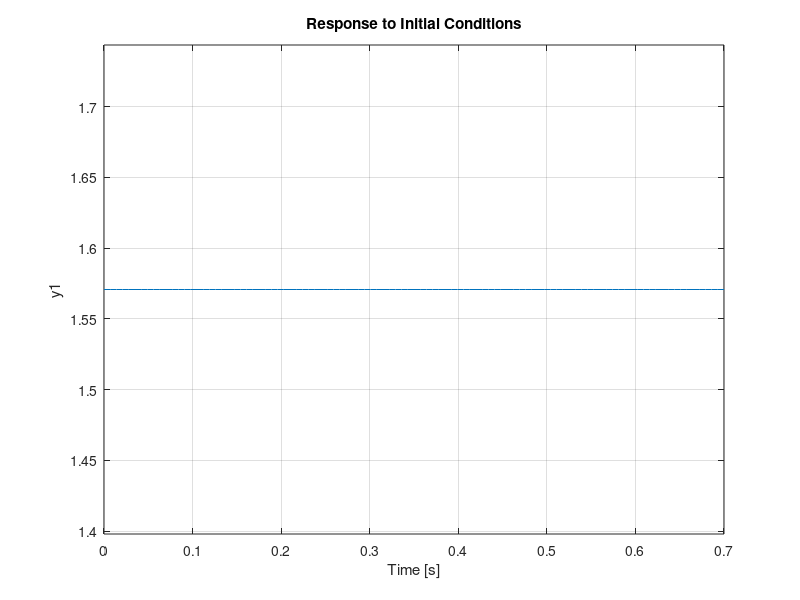

Reproduce this figure in MATLAB. (Note: this script raises an error after producing the figure.)
%% Fixed Simulation Problem
clear all, close all, clc

% Constants
g = 9.81; % Gravity constant

% Box dimensions
t1 = 0.2; % height of box 1 (m)
l1 = 0.35; % lenght of box 1 (m)
w1 = 0.2; % widht of box 1 (m)

t2 = 0.12; % height of box 2 (m)
l2 = 0.2; % lenght of box 2 (m)
w2 = 0.15; % widht of box 2 (m)

% IT SHOULD BE ON f(x)
l3o = 0.15; % Initial linear actuator lenght (m)
l3f = l3o + 0.15; % Max lenght of linear actuator (m)
l2x = (l1 + l2)/2 + l3f; % Max distance from rotation to c.g box 2(m)

m1 = 4;   % Mass of box 1 (big box) (kg)
m2 = 1.5;   % Mass of box 2 (little box) (kg)
m3 = 0; % Mass of the stick (kg) --> Distributed in m1 and m2

% Rotational Friction (viscosity)
Br = 5; % Rotational Friction constant

% Parameters needed:

% Variables to control
theta = 0; % Angle to stabilize the system ---------
Fc = 1; % Force applied by servomotor --------

% Hipotenuse of the big box
hip = sqrt((t1/2)^2+(l1/2)^2); % hypotenuse for box 1

% Angles needed to calculate the distance 
% for momentum generated by Fcx and Fcy:
beta = asin((t1/2)/hip); % constant 
phi = theta - beta;                        

% Distances needed to calculate the 
% momentum generated by Fcx and Fcy:
ay = sin(phi) * hip;
bx = cos(phi) * hip;

% System Forces:
% Fc (Servo force) decomposition
Fcx = Fc *sin(theta); % x component of servomotor force
Fcy = Fc *cos(theta); % y component of servomotor force

% Gravity forces
F1 = -m1 * g;
F2 = -m2 * g;
F3 = -m3 * g;

% INERTIA
 
    % Inertia for the axis of rotation
 I1 = (m1 * (t1^2 + l1^2))/12; % Rotational inertia of box 1 [Kg*m^2]
 I2 = (m2 * (t2^2 + l2^2))/12 + (m2 * l2x^2) ; % Rotational inertia of box 2 [Kg*m^2]
 
 I = I1 + I2; % Rotational Inertia

% DYNAMICS EQUATIONS:

% X Axis - Force equilibrium
Rx = - Fcx

% Y Axis - Force equilibrium
Ry = F1 + F2 - Fcy

% Mz - Momentum equilibrium
theta_dot_dot = (1/I)*((Fcx*ay) + (Fcy*bx) - (F2*l2x)*cos(theta))

%%%%%%%%%%%%%%%%%%%%%%%%%%%%%%%%%%%%%%%%%%%%%%%%%%%%%%%%%%%%%%%%%%%%%%%%%%
% Simulink Parameters 
M2 = (F2*l2x*cos(theta)); % M2 Torque
FC = (Fcx*ay) + (Fcy*bx);
H = (hip * cos(-beta));

%%%%%%%%%%%%%%%%%%%%%%%%%%%%%%%%%%%%%%%%%%%%%%%%%%%%%%%%%%%%%%%%%%%%%%%%%%
% Simple model (l3d does not change => I constant)
% Matrices Definition
A = [0 1 ; 0 Br/I]; % F2*theta*l2x/2I
B = [0 0 ; -H/I -l2x/I];
C = [1 0];

% Check controllability
controllability =['Check Controllability = ',num2str(rank(ctrb(A,B)))];
disp(controllability)

% Number of states 
n = length(A);

% Output matrix
%C = eye(length(A));

% Open loop system
sys_ol = ss(A,B,C,0);

% Simulate open loop system
x0 = [pi/2;0];
figure
initial(sys_ol,x0)


% LQR 1
Q1 = eye(n)*100;
R1 = 2;
K1 = -lqr(A,B,Q1,R1);

% LQR 2
Q2 = eye(n)*100;
R2 = 1;
K2 = -lqr(A,B,Q2,R2);

% Closed loop system
Acl1 = A+B*K1;
Acl2 = A+B*K2;

sys_cl1 = ss(Acl1,zeros(n,1),C,0);
sys_cl2 = ss(Acl2,zeros(n,1),C,0);

figure
initial(sys_cl1,x0)
hold on
initial(sys_cl2,x0)
legend('LQR_1','LQR_2')


















